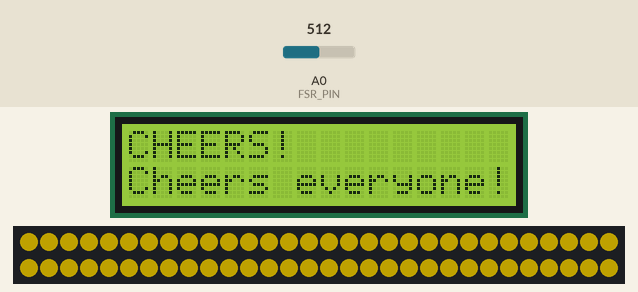
Simulated run of this sketch. Board: Arduino Uno, built with avr-gcc and run on an emulated ATmega328P. Shown: 16×2 character LCD, 60 RGB LEDs in strip order, left to right, continuing on the next row. The inputs (shaded band) are chosen by the test bench; at power-on: A0 (FSR_PIN) = 512. Dim RGB values are drawn brighter than linear; what the sketch prints to the serial monitor is not drawn.

Above: at 1.2 s.
1.3 s: A0 (FSR_PIN) set to 112
7.6 s: A0 (FSR_PIN) set to 96
At 10.97 s:
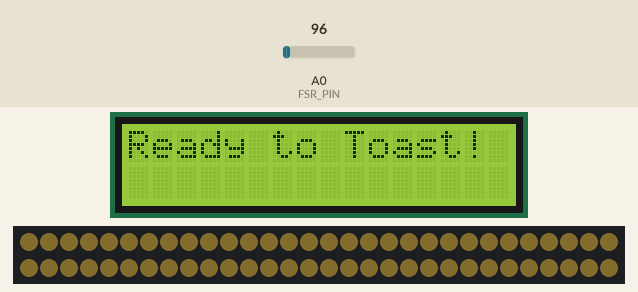

Measured:
- the behaviour switches between 101 and 100 on A0 (FSR_PIN) (found by bisection; images 0 and 1)

The sketch:

581project3.ino
```cpp
#include <FastLED.h>
#include <LiquidCrystal.h>

#define LED_PIN 6
#define NUM_LEDS 60
#define FSR_PIN A0
#define FSR_THRESHOLD 100

const int rs = 12, en = 11, d4 = 5, d5 = 4, d6 = 3, d7 = 2;
LiquidCrystal lcd(rs, en, d4, d5, d6, d7);
CRGB leds[NUM_LEDS];

void setAllLeds(int r, int g, int b) {
  for (int i = 0; i < NUM_LEDS; i++) {
    leds[i] = CRGB(r, g, b);
  }
  FastLED.show();
}

void setup() {
  lcd.begin(16, 2);
  lcd.print("Ready to Toast!");
  FastLED.addLeds<WS2812B, LED_PIN, GRB>(leds, NUM_LEDS);
  FastLED.setBrightness(80);
  FastLED.clear();
  FastLED.show();
  Serial.begin(9600);
}

void loop() {
  int fsrValue = analogRead(FSR_PIN);
  Serial.println(fsrValue);

  if (fsrValue > FSR_THRESHOLD) {
    // Bright gold flash for CHEERS
    for (int i = 0; i < NUM_LEDS; i++) {
      leds[i] = CRGB::Gold;
    }
    FastLED.show();
    lcd.clear();
    lcd.setCursor(0, 0);
    lcd.print("CHEERS!");
    lcd.setCursor(0, 1);
    lcd.print("Cheers everyone!");
    delay(3000);
    FastLED.clear();
    FastLED.show();
    lcd.clear();
    lcd.print("Ready to Toast!");
  } else {
    // Soft warm white-yellow gentle pulse in idle
    for (int b = 20; b <= 60; b++) {
      setAllLeds(b, b * 0.85, b * 0.4);
      delay(20);
      if (analogRead(FSR_PIN) > FSR_THRESHOLD) return;
    }
    for (int b = 60; b >= 20; b--) {
      setAllLeds(b, b * 0.85, b * 0.4);
      delay(20);
      if (analogRead(FSR_PIN) > FSR_THRESHOLD) return;
    }
  }
}
```
